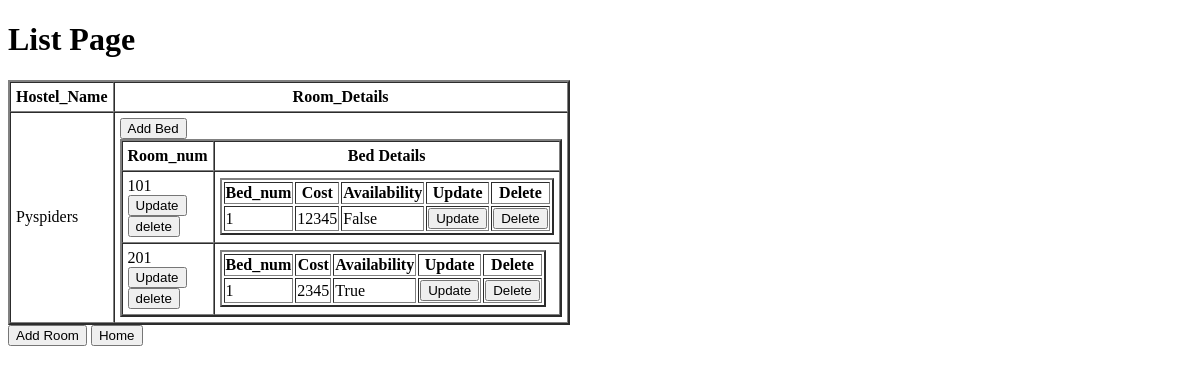
The app's page /Owner/hostel_list/9/, older data.
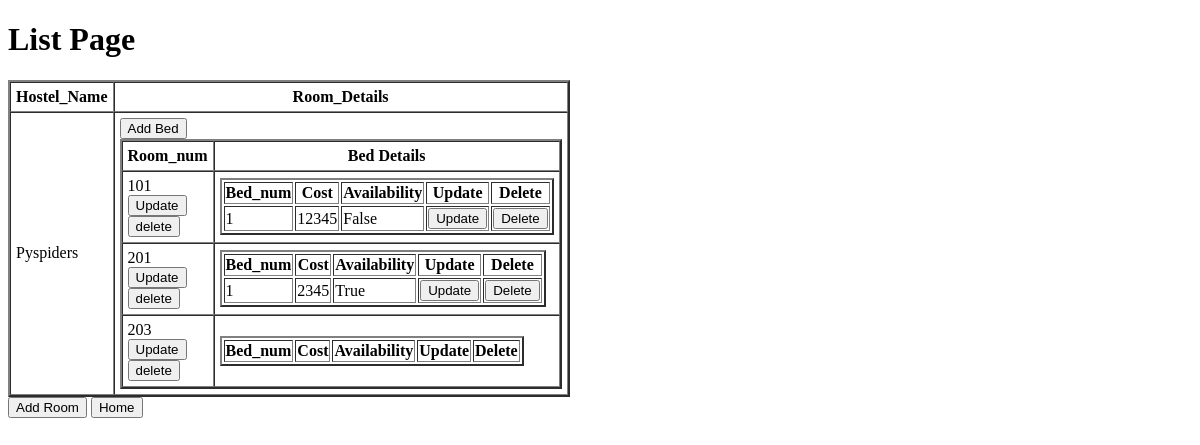
The same page, newer data.
### Owner/models.py (models this page shows, shortened)
class rooms_details_model(models.Model):
    hostel_id=models.ForeignKey(hostel_details_model,on_delete=models.CASCADE)
    room_id=models.AutoField(primary_key=True)
    room_no=models.PositiveIntegerField()
    num_of_beds=models.PositiveIntegerField()

class bed_details_model(models.Model):
    bed_id=models.AutoField(primary_key=True)
    room_no=models.ForeignKey(rooms_details_model,on_delete=models.CASCADE)
    bed_no=models.CharField(choices=[['1','1'],['2','2'],['3','3'],['4','4'],['5','5'],['6','6']],max_length=10)
    bed_cost=models.PositiveIntegerField()
    availability=models.BooleanField()

### Owner/views.py (the view)
def room_list_view(request,pk):
    hostel_details=hostel_details_model.objects.get(hostel_id=pk)
    room_details=rooms_details_model.objects.filter(hostel_id_id=pk)
    bed_details=bed_details_model.objects.all()
    return render(request=request,template_name='room_list.html',context={'hostel_details':hostel_details,'room_details':room_details,'bed_details':bed_details})

### Owner/Templates/room_list.html (shortened to what this page needs)
<!DOCTYPE html>
<html lang="en">
<head>
</head>
<body>
    <h1>List Page</h1>
    {% if room_details %}
    <table border="2" cellpadding="5" cellspacing="0">
        <tr>
            <th>Hostel_Name</th>
            <th>Room_Details</th>
        </tr>
            <tr>
                <td>{{hostel_details.hostel_name}}</td>
                <td>
                    <table border="2" cellpadding="5" cellspacing="0">
                        <tr>
                            <th>Room_num</th>
                            <th>Bed Details </th>
                        </tr>
                        {% for j in room_details %}
                        <tr>
                            <td>{{j.room_no}} <br>
                                <a href="{% url 'owner:room_update' pk=j.room_id %}"><button>Update</button></a><br>
                                <a href="{% url 'owner:room_delete' pk=j.room_id %}"><button>delete</button></a><br>
                            </td>
                            <td>
                            <table border="2">
                                <tr>
                                        <th>Bed_num</th>
                                        <th>Cost</th>
                                        <th>Availability</th>
                                        <th>Update</th>
                                        <th>Delete</th>
                                </tr>
                                {% for k in bed_details %}
                                {% if j == k.room_no %}
                                <tr>
                                    <td>{{k.bed_no}}</td>
                                    <td>{{k.bed_cost}}</td>
                                    <td>{{k.availability}}</td>
                                    <td><a href="{% url 'owner:bed_update' pk=k.bed_id%}"><button>Update</button></a></td>
                                    <td><a href="{% url 'owner:bed_delete' pk=k.bed_id%}"><button>Delete</button></a></td>
                                </tr>
                                {% endif %}
                                {% endfor %}
                            </table>
                            </td>
                        </tr>
                        {% endfor %}
                        <a href="{% url 'owner:bed_details' pk=hostel_details.hostel_id %}"><button>Add Bed</button></a>
                   </table>
                </td>
            </tr>
    </table>
            {% else %}
            <h3>Room details is not avaliable</h3>
             {% endif %}
             <a href="{% url 'owner:room_details'%}"><button>Add Room</button></a>
                   <a href="{% url 'owner:myhostels'%}"><button>Home</button></a>
</body>
</html>

Row changes from the older to the newer data that the page shows:
added rooms_details_model: room_no "203"
